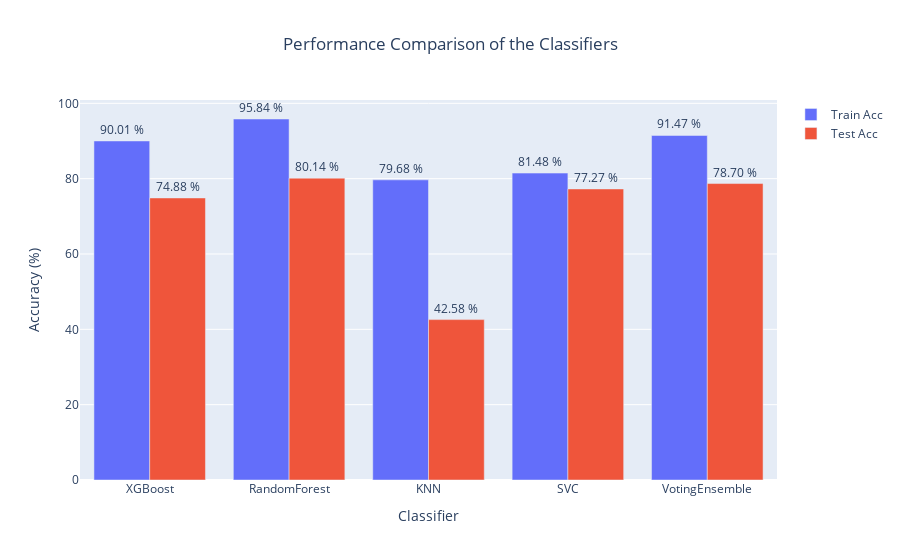

Write notebook code for a chart like this one.
### Code cell
import plotly.graph_objects as go

fig = go.Figure(data=[
    go.Bar(name='Train Acc', x=score_df.classifier, y=score_df.train_acc, text = score_df.train_acc),
    go.Bar(name='Test Acc', x=score_df.classifier, y=score_df.test_acc, text = score_df.test_acc)
])



# Change the bar mode
fig.update_layout(barmode='group', 
                  title='Performance Comparison of the Classifiers', title_x = 0.5,
                  yaxis_title = 'Accuracy (%)',
                  xaxis_title = 'Classifier')
fig.update_traces(texttemplate='%{text:.s} %', textposition='outside')
fig.show()

### Figure 1 — Plotly figure (JSON) as saved in the notebook; plotly's stock layout.template omitted (floating-point values rounded to 4 significant figures)
{"data": [{"name": "Train Acc", "text": ["90.01", "95.84", "79.68", "81.48", "91.47"], "textposition": "outside", "texttemplate": "%{text:.s} %", "type": "bar", "x": ["XGBoost", "RandomForest", "KNN", "SVC", "VotingEnsemble"], "y": ["90.01", "95.84", "79.68", "81.48", "91.47"]}, {"name": "Test Acc", "text": ["74.88", "80.14", "42.58", "77.27", "78.70"], "textposition": "outside", "texttemplate": "%{text:.s} %", "type": "bar", "x": ["XGBoost", "RandomForest", "KNN", "SVC", "VotingEnsemble"], "y": ["74.88", "80.14", "42.58", "77.27", "78.70"]}], "layout": {"barmode": "group", "title": {"text": "Performance Comparison of the Classifiers", "x": 0.5}, "xaxis": {"title": {"text": "Classifier"}}, "yaxis": {"title": {"text": "Accuracy (%)"}}}}
